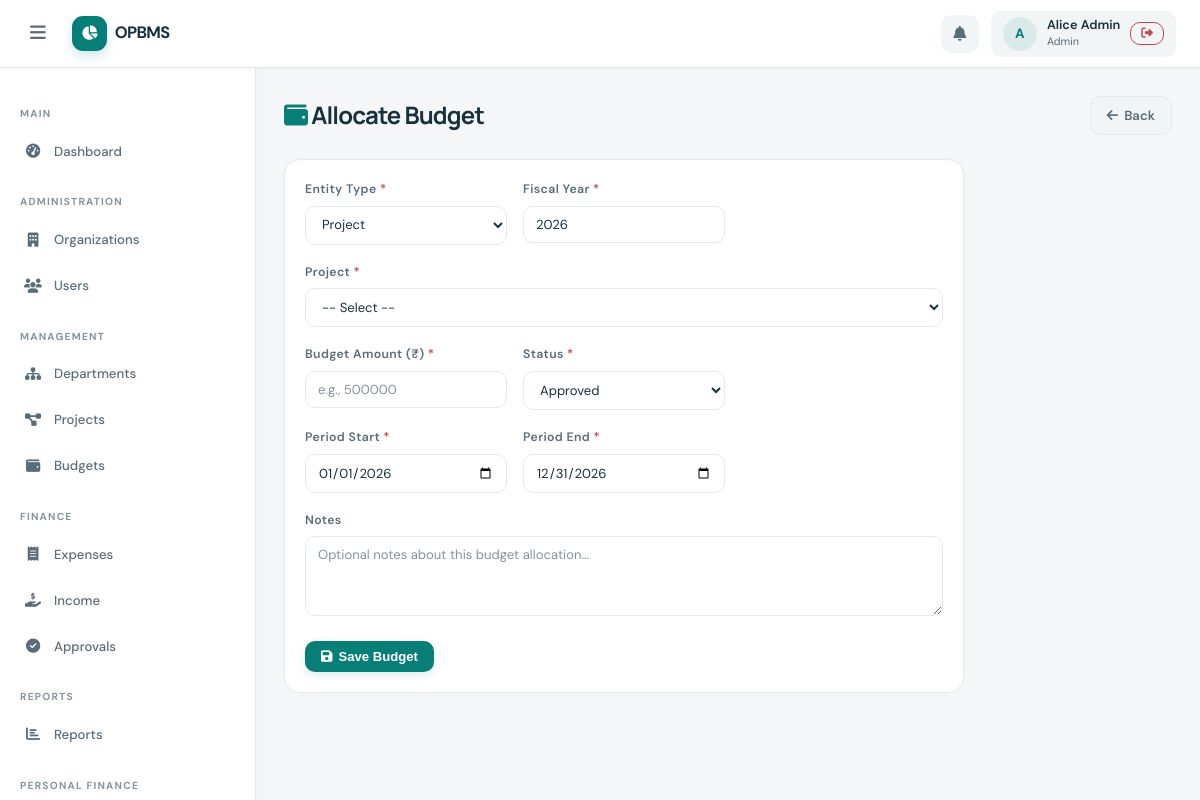
Page /budgets/create.php (signed in) on the committed database.
### tables this page shows
CREATE TABLE IF NOT EXISTS users (
    id            INT UNSIGNED AUTO_INCREMENT PRIMARY KEY,
    name          VARCHAR(120)  NOT NULL,
    email         VARCHAR(180)  NOT NULL UNIQUE,
    password_hash VARCHAR(255)  NOT NULL,
    role          ENUM('admin','dept_manager','project_manager','employee','personal') NOT NULL DEFAULT 'employee',
    is_active     TINYINT(1)   NOT NULL DEFAULT 1,
    created_at    TIMESTAMP    NOT NULL DEFAULT CURRENT_TIMESTAMP,
    updated_at    TIMESTAMP    NOT NULL DEFAULT CURRENT_TIMESTAMP ON UPDATE CURRENT_TIMESTAMP,
    INDEX idx_users_role (role),
    INDEX idx_users_email (email)
);

### includes/auth.php (called while the page is built, shortened)
<?php
function getCurrentUser(): ?array {
    static $user = null;
    if ($user === null) {
        $pdo  = getDB();
        $stmt = $pdo->prepare("SELECT id, name, email, role, is_active FROM users WHERE id = ?");
        $stmt->execute([$_SESSION['user_id']]);
        $user = $stmt->fetch() ?: null;
    }
    return $user;
}

### includes/functions.php (called while the page is built, shortened)
<?php
function e(string $s): string {
    return htmlspecialchars($s, ENT_QUOTES | ENT_HTML5, 'UTF-8');
}
function sanitizeInt(mixed $val): int {
    return max(0, (int) filter_var($val, FILTER_SANITIZE_NUMBER_INT));
}

### budgets/create.php (the view, shortened to what this page needs)
<?php
require_once __DIR__ . '/../includes/auth.php';
require_once __DIR__ . '/../includes/functions.php';
$role = $_SESSION['user_role'];
$preType = trim($_GET['entity_type'] ?? '');
$preId   = sanitizeInt($_GET['entity_id'] ?? 0);
$data = [
    'entity_type'  => $role === 'admin' ? ($preType ?: 'project') : ($role === 'dept_manager' ? 'department' : 'project'),
    'entity_id'    => $preId,
    'amount'       => '',
    'fiscal_year'  => date('Y'),
    'period_start' => date('Y-01-01'),
    'period_end'   => date('Y-12-31'),
    'status'       => $role === 'admin' ? 'approved' : 'proposed',
    'notes'        => ''
];
require_once __DIR__ . '/../includes/header.php';
require_once __DIR__ . '/../includes/sidebar.php';
?>
<main class="main-content">
  <div class="page-header">
    <div><h1 class="page-title"><i class="fa fa-wallet" style="color:var(--color-primary)"></i> Allocate Budget</h1></div>
    <a href="<?= BASE_URL ?>/budgets/index.php" class="btn btn-secondary"><i class="fa fa-arrow-left"></i> Back</a>
  </div>
  <div class="card" style="max-width:680px;">
    <div class="card-body">
      <form method="POST" id="budgetForm">
        <div class="form-row">
          <div class="form-group">
            <label class="required">Entity Type</label>
            <select name="entity_type" id="entityType" required onchange="updateEntityList()">
              <option value="project"      <?= $data['entity_type']==='project'?'selected':'' ?>>Project</option>
            </select>
          </div>
          <div class="form-group">
            <label class="required">Fiscal Year</label>
            <input type="number" name="fiscal_year" value="<?= e($data['fiscal_year']) ?>" min="2020" max="2035" required>
          </div>
        </div>
        <div class="form-group" id="projSelect" style="display:none;">
          <label class="required">Project</label>
          <select name="entity_id_proj">
            <option value="">-- Select --</option>
          </select>
        </div>
        <div class="form-row">
          <div class="form-group">
            <label class="required">Budget Amount (₹)</label>
            <input type="number" name="amount" value="<?= e($data['amount']) ?>" min="1" step="0.01" required placeholder="e.g., 500000">
          </div>
          <div class="form-group">
            <label class="required">Status</label>
            <?php if ($role === 'admin'): ?>
            <select name="status">
              <option value="approved" <?= $data['status']==='approved'?'selected':'' ?>>Approved</option>
            </select>
            <?php else: ?>
            <input type="hidden" name="status" value="proposed">
            <input type="text" value="Proposed (requires administrator approval)" disabled>
            <?php endif; ?>
          </div>
        </div>
        <div class="form-row">
          <div class="form-group">
            <label class="required">Period Start</label>
            <input type="date" name="period_start" value="<?= e($data['period_start']) ?>" required>
          </div>
          <div class="form-group">
            <label class="required">Period End</label>
            <input type="date" name="period_end" value="<?= e($data['period_end']) ?>" required>
          </div>
        </div>
        <div class="form-group">
          <label>Notes</label>
          <textarea name="notes" placeholder="Optional notes about this budget allocation..."><?= e($data['notes']) ?></textarea>
        </div>
        <button type="submit" class="btn btn-primary"><i class="fa fa-save"></i> Save Budget</button>
      </form>
    </div>
  </div>
</main>
<?php require_once __DIR__ . '/../includes/footer.php'; ?>

### includes/header.php (shortened to what this page needs)
<?php
require_once __DIR__ . '/../includes/functions.php';
$currentUser = getCurrentUser();
?>
<!DOCTYPE html>
<html lang="en">
<head>
<link rel="stylesheet" href="<?= BASE_URL ?>/assets/css/style.css">
<link rel="stylesheet" href="https://cdnjs.cloudflare.com/ajax/libs/font-awesome/6.5.0/css/all.min.css">
</head>
<body>
<div class="app-wrapper">
<header class="topbar">
  <button class="sidebar-toggle" id="sidebarToggle" aria-label="Toggle Sidebar" aria-controls="sidebar" aria-expanded="false">
    <i class="fa fa-bars"></i>
  </button>
  <a class="topbar-brand" href="<?= BASE_URL ?>/">
    <span class="brand-mark"><i class="fa-solid fa-chart-pie"></i></span>
    <span>OPBMS</span>
  </a>
  <nav class="topbar-right">
    <?php
    $currentRole = $currentUser['role'] ?? '';
    $activityUrl = $currentRole === 'personal'
        ? BASE_URL . '/personal/transactions.php'
        : (in_array($currentRole, ['admin', 'dept_manager', 'project_manager'], true)
            ? BASE_URL . '/approvals/index.php'
            : BASE_URL . '/expenses/index.php');
    ?>
    <a href="<?= $activityUrl ?>" class="topbar-icon-btn" title="<?= in_array($currentRole, ['admin', 'dept_manager', 'project_manager'], true) ? 'Review approvals' : 'View activity' ?>" aria-label="<?= in_array($currentRole, ['admin', 'dept_manager', 'project_manager'], true) ? 'Review approvals' : 'View activity' ?>">
      <i class="fa fa-bell"></i>
    </a>
    <?php if ($currentUser): ?>
    <div class="topbar-user">
      <div class="user-avatar"><?= strtoupper(substr($currentUser['name'], 0, 1)) ?></div>
      <div class="user-meta">
        <span class="user-name"><?= e($currentUser['name']) ?></span>
        <span class="user-role"><?= e(ucwords(str_replace('_', ' ', $currentUser['role']))) ?></span>
      </div>
      <a href="<?= BASE_URL ?>/auth/logout.php" class="btn btn-sm btn-outline-danger" title="Logout">
        <i class="fa fa-sign-out-alt"></i>
      </a>
    </div>
    <?php endif; ?>
  </nav>
</header>

### rows in the picture
users: name "A", name "Alice Admin", role "Admin"

### other values in the picture
$label "Dashboard Organizations Users Departments Projects Budgets Expenses Income Approvals Reports"
